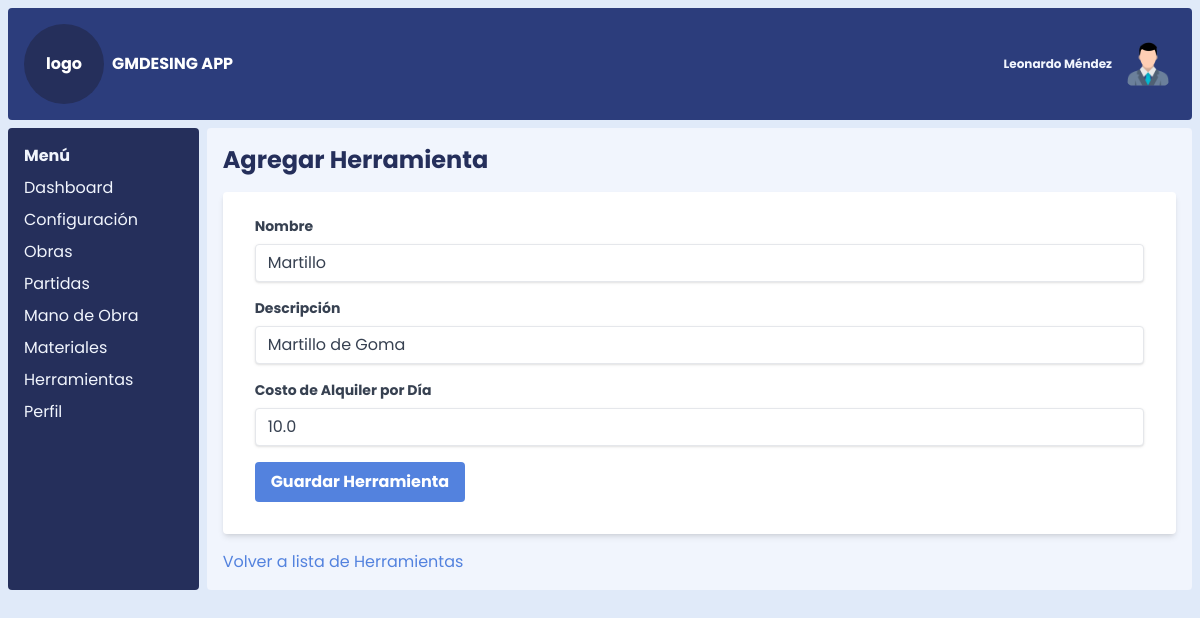
The app's page /herramienta/editar/1 with its own data.
### models.py (models this page shows)
class Herramienta(db.Model):
    __tablename__ = 'herramienta'
    id_herramienta = db.Column(db.Integer, primary_key=True)
    nombre_herramienta = db.Column(db.String(100), nullable=False)
    descripcion_herramienta = db.Column(db.Text)
    costo_alquiler_dia = db.Column(db.Float)
    partidas_herramientas = db.relationship('PartidasHerramientas', backref='herramienta')

### app.py (the view, shortened to what this page needs)
@app.route('/herramienta/editar/<int:id_herramienta>', methods=['GET', 'POST'])
def editar_herramienta(id_herramienta):
    herramienta = Herramienta.query.get_or_404(id_herramienta)
    form = HerramientaForm(obj=herramienta)
    return render_template('crear_herramienta.html', form=form, datos=datos) # Reutiliza la plantilla de creación

### forms.py
class HerramientaForm(FlaskForm):
    nombre_herramienta = StringField('Nombre', validators=[DataRequired()])
    descripcion_herramienta = StringField('Descripción')
    costo_alquiler_dia = FloatField('Costo de Alquiler por Día')
    submit = SubmitField('Guardar Herramienta')

### templates/crear_herramienta.html (shortened to what this page needs)
{% extends 'index.html' %}
{% block content %}
    <h1 class="text-2xl font-bold mb-4">Agregar Herramienta</h1>
    <form method="POST" class="bg-white shadow-md rounded px-8 pt-6 pb-8 mb-4">
        <div class="mb-4">
            {{ form.nombre_herramienta.label(class="block text-gray-700 text-sm font-bold mb-2") }}
            {{ form.nombre_herramienta(class="shadow appearance-none border rounded w-full py-2 px-3 text-gray-700 leading-tight focus:outline-none focus:shadow-outline") }}
        </div>
        <div class="mb-4">
            {{ form.descripcion_herramienta.label(class="block text-gray-700 text-sm font-bold mb-2") }}
            {{ form.descripcion_herramienta(class="shadow appearance-none border rounded w-full py-2 px-3 text-gray-700 leading-tight focus:outline-none focus:shadow-outline") }}
        </div>
        <div class="mb-4">
            {{ form.costo_alquiler_dia.label(class="block text-gray-700 text-sm font-bold mb-2") }}
            {{ form.costo_alquiler_dia(class="shadow appearance-none border rounded w-full py-2 px-3 text-gray-700 leading-tight focus:outline-none focus:shadow-outline") }}
        </div>
        <div class="flex items-center justify-between">
            {{ form.submit(class="bg-blue-500 hover:bg-blue-700 text-white font-bold py-2 px-4 rounded focus:outline-none focus:shadow-outline") }}
        </div>
    </form>
    <div class="mt-4">
        <a href="{{ url_for('listar_herramientas') }}" class="text-blue-500 hover:text-blue-700">Volver a lista de Herramientas</a>
    </div>
{% endblock %}

### static/css/styles.css (style rules this page uses)
html, :host { line-height: 1.5; -webkit-text-size-adjust: 100%; -moz-tab-size: 4; -o-tab-size: 4; tab-size: 4; font-family: Poppins, sans-serif; font-feature-settings: normal; font-variation-settings: normal; -webkit-tap-highlight-color: transparent; }
body { margin: 0; line-height: inherit; }
h1, h2, h3, h4, h5, h6 { font-size: inherit; font-weight: inherit; }
a { color: inherit; text-decoration: inherit; }
button, input, optgroup, select, textarea { font-family: inherit; font-feature-settings: inherit; font-variation-settings: inherit; font-size: 100%; font-weight: inherit; line-height: inherit; letter-spacing: inherit; color: inherit; margin: 0; padding: 0; }
button, input:where([type='button']), input:where([type='reset']), input:where([type='submit']) { -webkit-appearance: button; background-color: transparent; background-image: none; }
blockquote, dl, dd, h1, h2, h3, h4, h5, h6, hr, figure, p, pre { margin: 0; }
input::placeholder, textarea::placeholder { opacity: 1; color: #9ca3af; }
.base { --tw-bg-opacity: 1; background-color: rgb(224 234 249 / var(--tw-bg-opacity, 1)); }
.mb-2 { margin-bottom: 0.5rem; }
.mb-4 { margin-bottom: 1rem; }
.mt-4 { margin-top: 1rem; }
.block { display: block; }
.flex { display: flex; }
.grid { display: grid; }
.h-\[100vh\] { height: 100vh; }
.w-full { width: 100%; }
.appearance-none { -webkit-appearance: none; -moz-appearance: none; appearance: none; }
.grid-cols-12 { grid-template-columns: repeat(12, minmax(0, 1fr)); }
.items-center { align-items: center; }
.justify-between { justify-content: space-between; }
.gap-2 { gap: 0.5rem; }
.rounded { border-radius: 0.25rem; }
.border { border-width: 1px; }
.bg-blue-500 { --tw-bg-opacity: 1; background-color: rgb(83 130 222 / var(--tw-bg-opacity, 1)); }
.bg-white { --tw-bg-opacity: 1; background-color: rgb(255 255 255 / var(--tw-bg-opacity, 1)); }
.p-2 { padding: 0.5rem; }
.px-3 { padding-left: 0.75rem; padding-right: 0.75rem; }
.px-4 { padding-left: 1rem; padding-right: 1rem; }
.px-8 { padding-left: 2rem; padding-right: 2rem; }
.py-2 { padding-top: 0.5rem; padding-bottom: 0.5rem; }
.pb-8 { padding-bottom: 2rem; }
.pt-6 { padding-top: 1.5rem; }
.text-2xl { font-size: 1.5rem; line-height: 2rem; }
.text-sm { font-size: 0.875rem; line-height: 1.25rem; }
.font-bold { font-weight: 700; }
.leading-tight { line-height: 1.25; }
.text-blue-500 { --tw-text-opacity: 1; color: rgb(83 130 222 / var(--tw-text-opacity, 1)); }
.text-gray-700 { --tw-text-opacity: 1; color: rgb(55 65 81 / var(--tw-text-opacity, 1)); }
.text-white { --tw-text-opacity: 1; color: rgb(255 255 255 / var(--tw-text-opacity, 1)); }
.shadow { --tw-shadow: 0 1px 3px 0 rgb(0 0 0 / 0.1), 0 1px 2px -1px rgb(0 0 0 / 0.1); --tw-shadow-colored: 0 1px 3px 0 var(--tw-shadow-color), 0 1px 2px -1px var(--tw-shadow-color); box-shadow: var(--tw-ring-offset-shadow, 0 0 #0000), var(--tw-ring-shadow, 0 0 #0000), var(--tw-shadow); }
.shadow-md { --tw-shadow: 0 4px 6px -1px rgb(0 0 0 / 0.1), 0 2px 4px -2px rgb(0 0 0 / 0.1); --tw-shadow-colored: 0 4px 6px -1px var(--tw-shadow-color), 0 2px 4px -2px var(--tw-shadow-color); box-shadow: var(--tw-ring-offset-shadow, 0 0 #0000), var(--tw-ring-shadow, 0 0 #0000), var(--tw-shadow); }

### records on screen
Herramienta: nombre_herramienta "Martillo", descripcion_herramienta "Martillo de Goma", costo_alquiler_dia "10.0"

### other values on screen
{{ datos.sistema }} "GMDESING APP"
{{ datos.usuario }} "Leonardo Méndez"
{{ item.name }} "Dashboard" "Configuración" "Obras" "Partidas" "Mano de Obra" "Materiales" "Herramientas" "Perfil"
